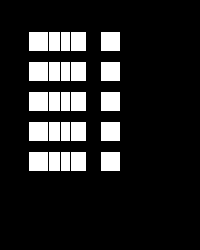
Frame 1 (no input)
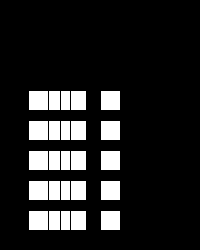
Frame 60 (the mouse pressed at the canvas centre just before this capture)
Frame 120 (the mouse held since frame 60 and released just before this capture): identical to frame 60, image omitted

The Processing sketch that drew these frames (run headless with seeded random() and noise(); from frame 60 on, the mouse is pressed at the canvas centre):

// Processing sketch: processing_91198
// ── processing_91198.pde

int [] myarry = new int[5];



int [] posY = {30,60,90,120,150};
void setup()
{
 background(0);
 size(200,250);
}

void draw()
{
  if(mouseX<20 || mouseX > 180 || mouseY>180)
  {
  
  for (int i = 0; i < posY.length; i ++)
{
  posY[i] = posY[i] + 1;

  
  if(posY[i] > height)
  posY[i] = 0;
//this is drawing my rectangles, from which the y axis is updated
  rect(width/2, posY[i],20,20);
    rect(width/3, posY[i],20,20);
      rect(width/4, posY[i],20,20);
        rect(width/5, posY[i],20,20);
          rect(width/7, posY[i],20,20);
}}

}
